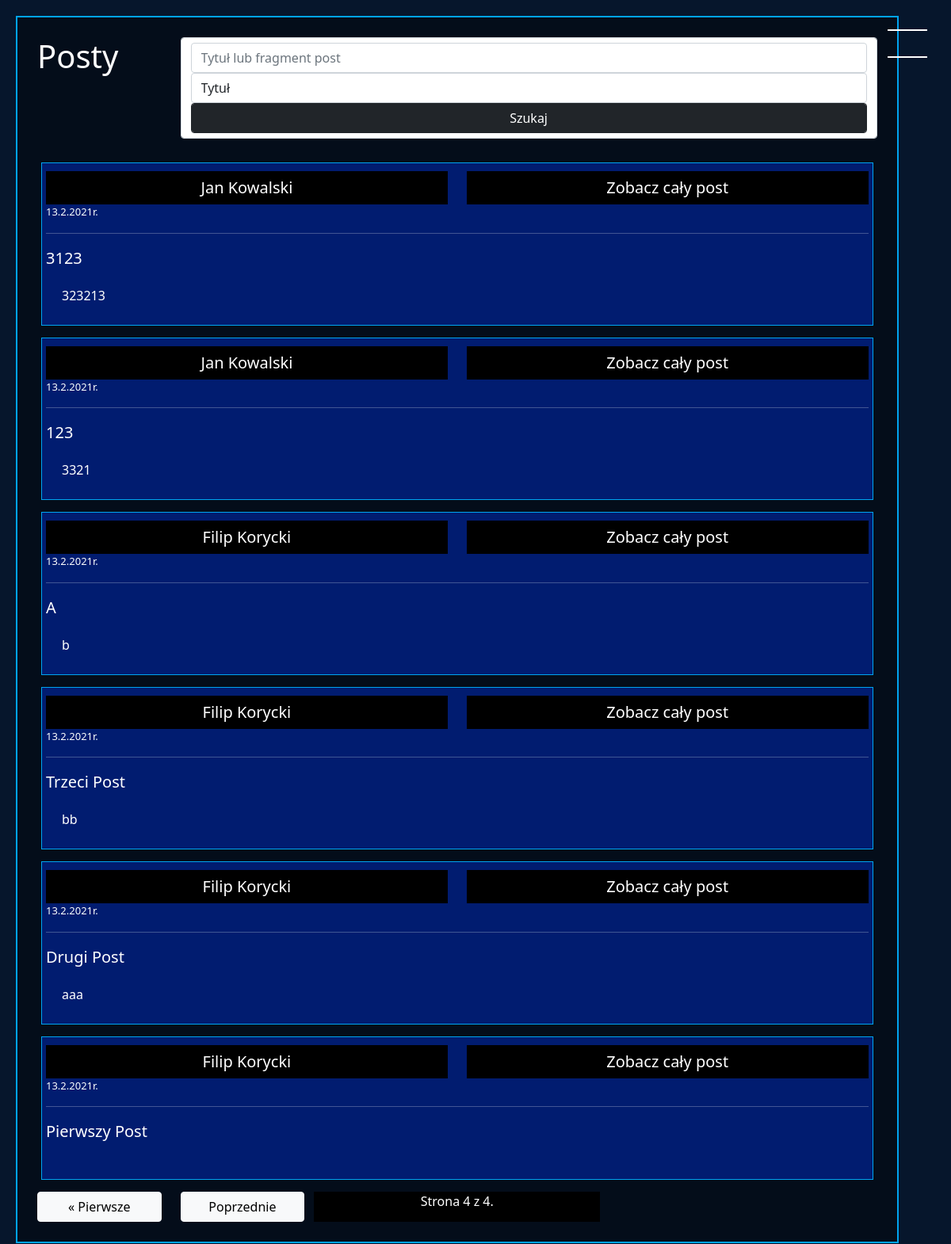
/posts?page=4 (signed in), run on an earlier commit of the app's database.
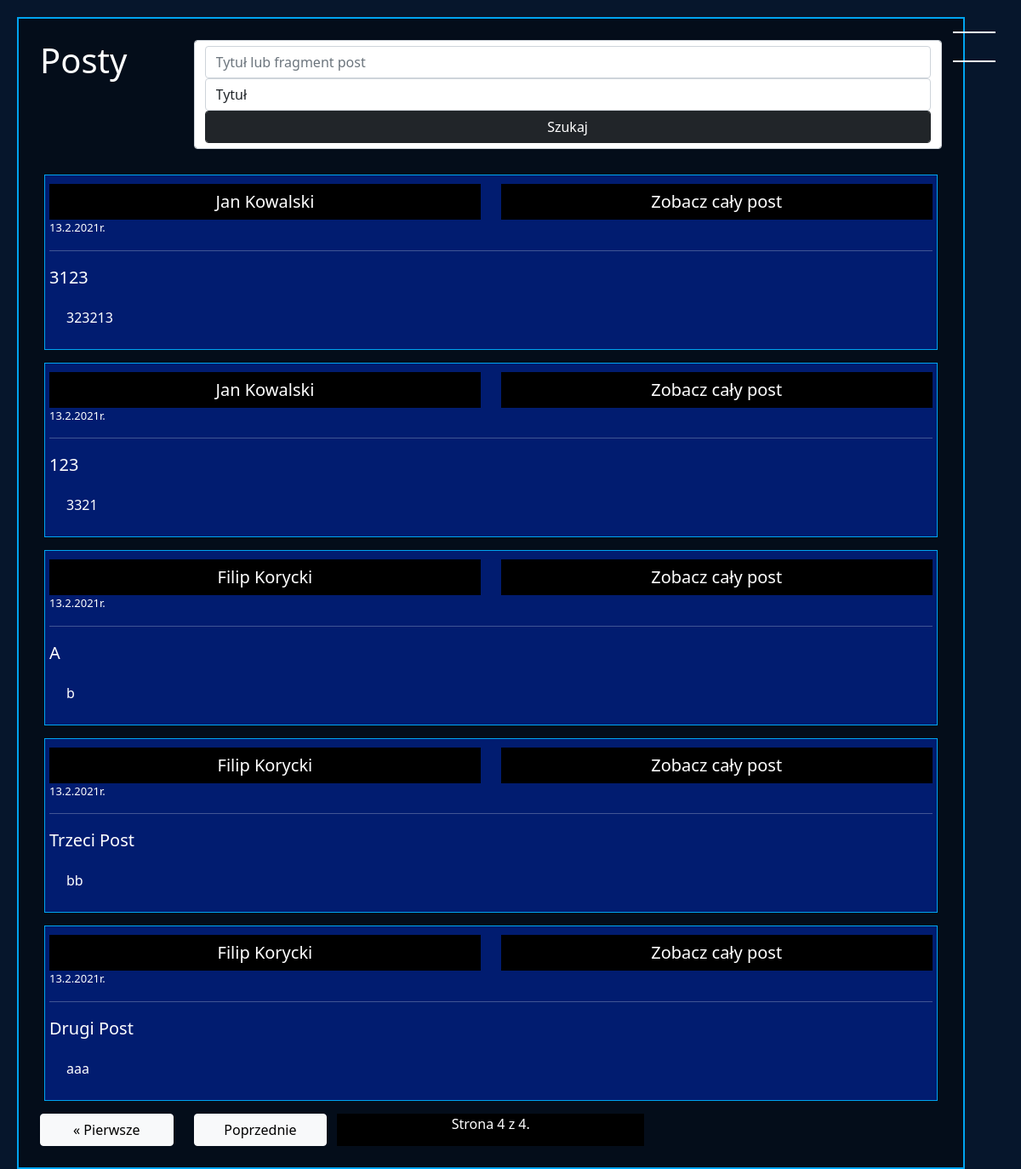
And on a later commit of the database.
### blog/models.py (models this page shows, shortened)
class Post(models.Model):
    owner =  models.ForeignKey("Profile", on_delete=models.CASCADE)
    date = models.DateField(auto_now_add=True)
    date_time = models.DateTimeField(auto_now_add=True)
    title = models.CharField(max_length=200)
    text = models.CharField(max_length=4000)
    comments = models.ManyToManyField("Post_comment", related_name='+')
    class Meta:
        ordering = ["-date","-date_time"]

class Profile(models.Model):
    user = models.OneToOneField(User, null=True, on_delete=models.CASCADE)
    birth_date = models.DateField(blank=True,null=True)
    description = models.TextField(blank=True,null=True)
    first_name = models.CharField(blank=True, null=True, max_length=40)
    last_name = models.CharField(blank=True, null=True, max_length=40)
    country = models.CharField(blank=True, null=True, max_length=40)
    city = models.CharField(blank=True, null=True, max_length=40)
    height = models.DecimalField(blank=True,null=True, decimal_places=0, max_digits=120)
    weight = models.DecimalField(blank=True,null=True, decimal_places=0, max_digits=120)
    gender = models.CharField(blank=True,null=True, max_length=222)
    friends = models.ManyToManyField('self', blank=True)
    images = models.ManyToManyField("ProfileImage", related_name='+',blank=True)
    chats = models.ManyToManyField("ChatBox", related_name='+',blank=True)
    posts = models.ManyToManyField("Post", related_name='+',blank=True)
    def get_name(self):
        if self.first_name and self.last_name:
            return str(str(self.first_name)+" "+str(self.last_name)) #+" ("+str(self.user.username)+")"
        elif self.first_name:
            return self.first_name
        else:
            return self.user.username

### blog/views.py (the view, shortened to what this page needs)
# urls.py: path("posts", views.PostsView.as_view(), name="posts"),
class PostsView(View):
    def get(self, request):
        user = request.user.profile
        posts= []
        def myFunc(e):
            e.date_time
            return e.date_time
        for friend in user.friends.all():
            for post in friend.posts.all():
                posts.append(post)
        posts.sort(reverse=True, key=myFunc)
        paginator = Paginator(posts, 10)
        page_number = request.GET.get('page')
        posts = paginator.get_page(page_number)
        context={
            'profile':user,
            'posts':posts,
        }
        return render(request, "blog/posts.html", context)

### blog/templates/blog/posts.html (shortened to what this page needs)
{% extends "blog/base.html"%}
{%load static%}
{%block content%}
<div class="background_v1" >
    <div class="row">
        <div class="col-sm-12 col-md-2"><h1 style="color:white;">Posty</h1></div>
        <div class="col-sm-12 col-md-10">
        <form action="{% url 'posts' %}"method="POST" class="form-control">
            <input type="text" name="title" placeholder="Tytuł lub fragment post" class="form-control"/>
            <select name="title2" class="form-control">
                <option value="title" class="form-control">Tytuł</option>
            </select>
            <button type="submit" class="form-control btn btn-dark">Szukaj</button>
        </form>
        </div>
    </div>
    <div class="profile_posts_box2" >
        {%for post in posts%}
            <div class="profile_post">
                 <div class="profile_post_title">
                    <div class="row">
                        <div class="col-sm-6">
                        <a href="{%url 'profile' post.owner.id %}"
                        class="my-button" style="margin-top:5px;"
                        >{{post.owner.get_name}}</a>
                        </div>
                        <div class="col-sm-6">
                        <a href="{%url 'post' post.id %}" style="margin-top:5px;"
                        class="my-button" >Zobacz cały post</a>
                        </div>
                    </div>
                </div>
                <div class="profile_post_date">{{post.date| date:"d.n.Y"}}r.</div>
                 <hr />
                <div class="profile_post_title">{{post.title}}</div>
                <div class="profile_post_text">{{post.text}}</div>
            </div>
        {%endfor%}
    </div>
    <div class="pagination row">
        {% if posts.has_previous %}
            <div class="col-md-12 col-lg-2">
            <a class="pagiantion_obj btn btn-light"
             href="?page=1">&laquo; Pierwsze</a>
            </div>
            <div class="col-md-12 col-lg-2">
            <a class="pagiantion_obj btn btn-light"
            href="?page={{ posts.previous_page_number }}">Poprzednie</a>
            </div>
        {%else%}
            <div class="pagination_obj col-md-12 col-lg-2" style="height:1px;"></div>
            <div class="pagination_obj col-md-12 col-lg-2" style="height:1px;"></div>
        {% endif %}
        <div class="pagiantion_obj pagination_number col-sm-12 col-md-4" >
            Strona {{ posts.number }} z {{ posts.paginator.num_pages }}.
        </div>
    </div>
</div>
{% endblock %}

What changed in the data, as far as the page shows it:
removed Post: owner.get_name "Filip Korycki", date "13.2.2021", title "Pierwszy Post"
